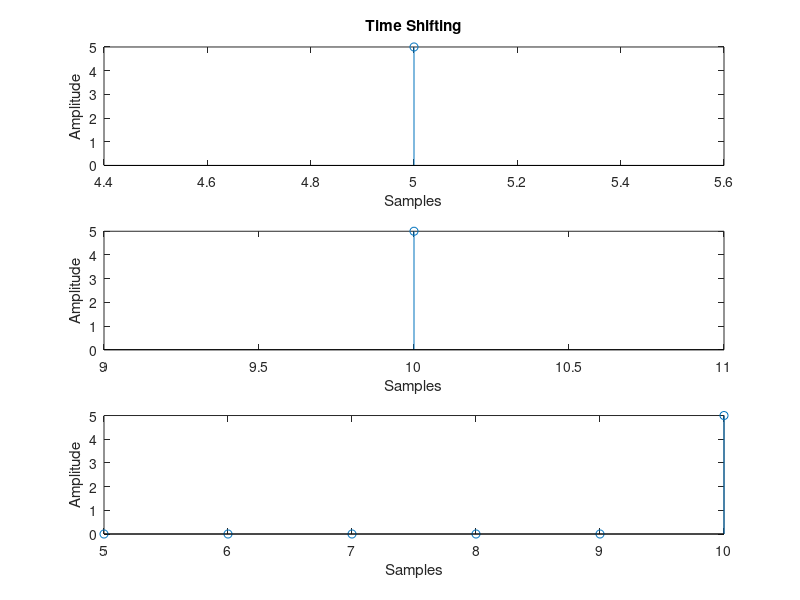
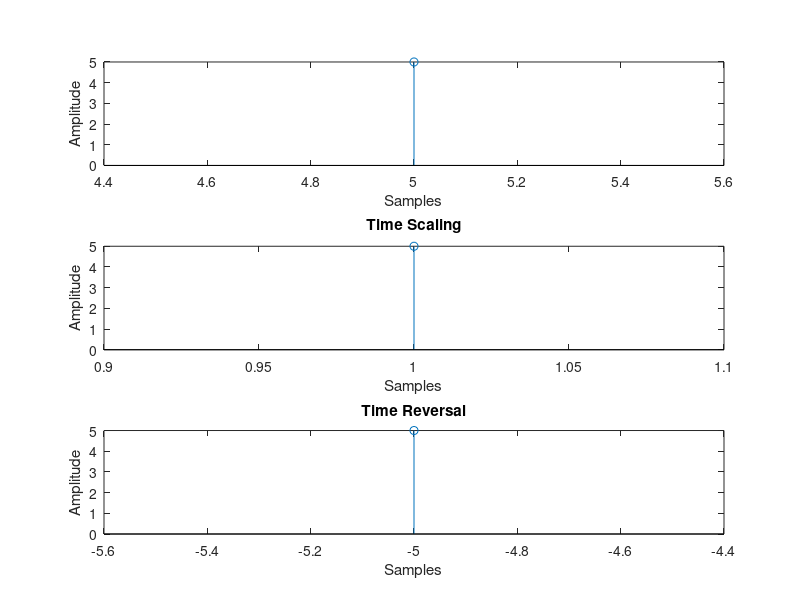

Recreate these plots in MATLAB, in order.
clc;
close all;
clear all;
n_st=input('Enter the Starting Point of the Sequence; n = ');
x=input('Enter the Sequence: x(n) = ');
x_len=length(x);
n_ed=n_st+x_len-1;
n=n_st:n_ed;
figure (1);
subplot(3,1,1);
stem(n,x);
xlabel('Samples');
ylabel('Amplitude');
title('Time Shifting');

% Time Shifting (1st method)
k=input('Enter the shifting factor: k = ');
sh_sq01=n+k;
subplot(3,1,2);
stem(sh_sq01,x);
xlabel('Samples');
ylabel('Amplitude');

% Time Shifting (2nd method)
n1=min(n_st,n_st+k);
n2=max(n_ed,n_ed+k);
n_sh=n1:n2;
sh_sq02=[zeros(1,k) x zeros(1,-k)];
subplot(3,1,3);
stem(n_sh,sh_sq02);
xlabel('Samples');
ylabel('Amplitude');


% Time Scaling
a=input('Enter the scaling factor: a = ');
figure (2)
subplot(311);
stem(n,x);
xlabel('Samples');
ylabel('Amplitude');
if a > 1
    b=mod(n,a);
    c=[];
    d=[];
    for i=1:x_len
        if b(i)==0
            c=x(i);
            d=[d c];
        end
    end
    d;
    n_start=ceil(n_st/a);
    n_end=floor(n_ed/a);
    n_sc=n_start:n_end;
else
    e=(x_len/a)-(1/a)+1;
    d=[zeros(1,e)];
    d(1:1/a:end)=x;
    n_start=n_st/a;
    n_end=n_ed/a;
    n_sc=n_start:n_end;
end
subplot(312);
stem(n_sc,d);
xlabel('Samples');
ylabel('Amplitude');
title('Time Scaling');


% Time Reversal
x;
n;
nrev=-n;
x_rev=x(end:-1:1);
n_rev=nrev(end:-1:1);
subplot(313);
stem(n_rev,x_rev);
xlabel('Samples');
ylabel('Amplitude');
title('Time Reversal');

